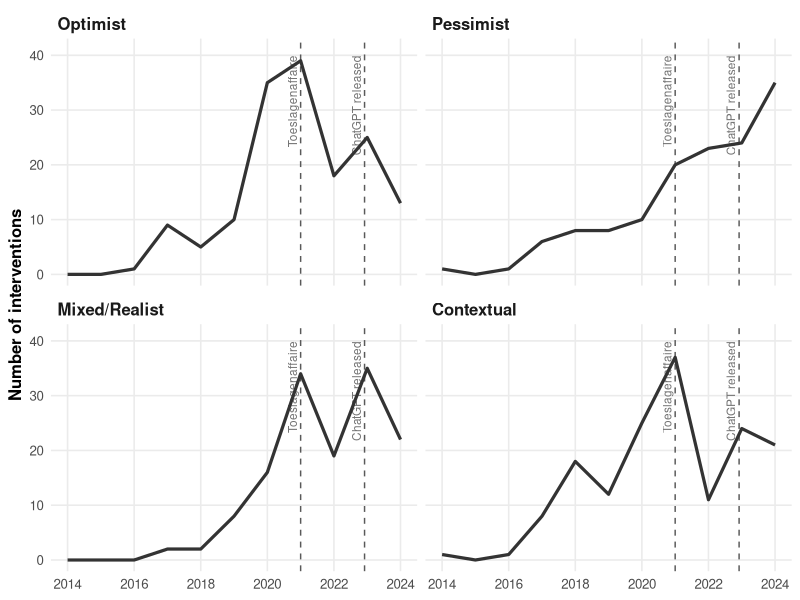

Here is the R script that generated this plot:
# ================================================================================
# 13_figure2A_temporal_perceptions.R
#
# AI Politics and Regulation in the European Parliament: Ideological Divides
# and Policy Convergence amid Generative AI's Ascent
# Etienne Proulx, Steve Jacob, Arnaud Beaule, Shannon Dinan, Yannick Dufresne
#
# Reproduces Online appendix Figure 2A: the annual count of MEP interventions
# in each framing category, with the Dutch childcare benefits scandal and the
# public release of ChatGPT marked.
#
# Input:  data/ai_categorized_paragraphs_reconciled.csv
# Output: output/figure2A_temporal_perceptions.png
#         output/figure2A_temporal_perceptions.csv
# ================================================================================

suppressPackageStartupMessages({
  library(dplyr); library(tidyr); library(ggplot2)
})
if (!dir.exists("output")) dir.create("output")

df <- read.csv("data/ai_categorized_paragraphs_reconciled.csv", stringsAsFactors = FALSE)

df$Perception.IA <- ifelse(is.na(df$Perception.IA) | df$Perception.IA == "",
                           "Contextual", df$Perception.IA)

df_meps <- df %>%
  filter(is_mep == TRUE) %>%
  filter(Perception.IA %in% c("Optimist", "Pessimist", "Mixed", "Contextual")) %>%
  mutate(year = as.integer(format(as.Date(event_date), "%Y")))

cat(sprintf("N: %d (expected 587), years %d to %d\n",
            nrow(df_meps), min(df_meps$year), max(df_meps$year)))
if (nrow(df_meps) != 587) stop("Figure 2A sample size mismatch: expected N = 587.")

# Years with no interventions in a category still need a zero, otherwise the
# lines jump across the gap rather than passing through it.
figure2A <- df_meps %>%
  count(year, Perception.IA, name = "interventions") %>%
  complete(year = seq(min(df_meps$year), max(df_meps$year)),
                  Perception.IA = c("Optimist", "Pessimist", "Mixed", "Contextual"),
                  fill = list(interventions = 0)) %>%
  mutate(panel = recode(Perception.IA, Mixed = "Mixed/Realist"),
         panel = factor(panel, levels = c("Optimist", "Pessimist", "Mixed/Realist", "Contextual")))

write.csv(figure2A[, c("year", "panel", "interventions")],
          "output/figure2A_temporal_perceptions.csv", row.names = FALSE)

# ChatGPT was released in November 2022, so the marker sits at the very end of
# that year rather than on the 2022 tick.
events <- data.frame(
  x = c(2021, 2022.92),
  label = c("Toeslagenaffaire", "ChatGPT released")
)

p <- ggplot(figure2A, aes(x = year, y = interventions)) +
  geom_vline(data = events, aes(xintercept = x),
             linetype = "dashed", colour = "grey35", linewidth = 0.5) +
  geom_text(data = events, aes(x = x, y = 40, label = label),
            inherit.aes = FALSE, angle = 90, vjust = -0.4, hjust = 1,
            size = 3, colour = "grey45") +
  geom_line(linewidth = 1.1, colour = "grey20") +
  facet_wrap(~panel, ncol = 2) +
  scale_x_continuous(breaks = seq(2014, 2024, 2)) +
  scale_y_continuous(limits = c(0, 41), breaks = seq(0, 40, 10)) +
  labs(x = NULL, y = "Number of interventions") +
  theme_minimal(base_size = 12) +
  theme(strip.text = element_text(face = "bold", hjust = 0, size = 12),
        axis.title = element_text(face = "bold"),
        panel.grid.minor = element_blank())

ggsave("output/figure2A_temporal_perceptions.png", p,
       width = 10, height = 6.5, dpi = 300, bg = "white")

cat("\nSpot checks against the manuscript text:\n")
pick <- function(cat_, yr) {
  figure2A$interventions[figure2A$Perception.IA == cat_ & figure2A$year == yr]
}
cat(sprintf("  Pessimist 2022 -> 2024: %d -> %d (manuscript: 23 -> 35)\n",
            pick("Pessimist", 2022), pick("Pessimist", 2024)))
cat(sprintf("  Optimist  2022 -> 2024: %d -> %d (manuscript: 18 -> 13)\n",
            pick("Optimist", 2022), pick("Optimist", 2024)))
